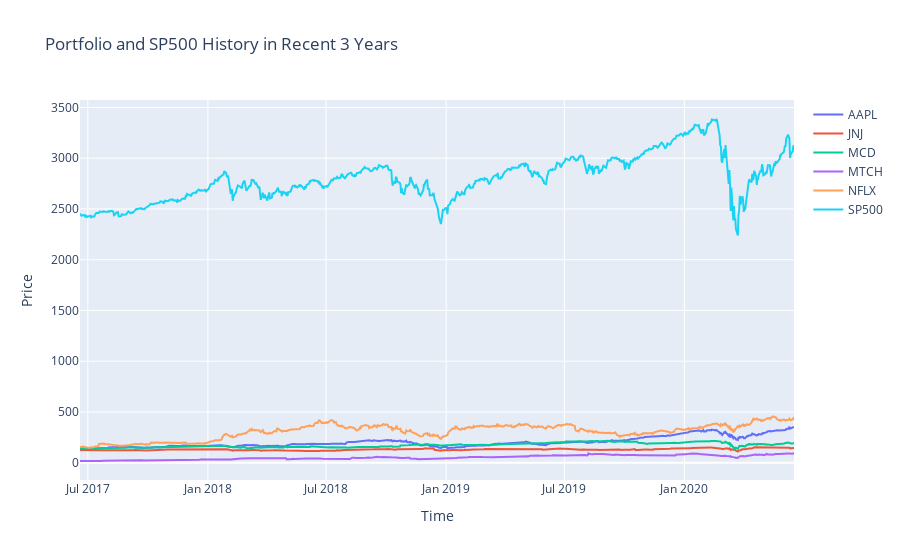

Write notebook code for a chart like this one.
### Code cell
#plot the portfolio & SP500 history in recent 3 years

graph_one = []
for stock in merged_portfolio_sp500_three_years.columns.tolist():
      x_val = merged_portfolio_sp500_three_years.index.tolist()
      y_val = merged_portfolio_sp500_three_years[stock].tolist()
      graph_one.append(
          go.Scatter(
          x = x_val,
          y = y_val,
          mode = 'lines',
          name = stock
          )
      )
layout_one = dict(title = 'Portfolio and SP500 History in Recent 3 Years',
                xaxis = dict(title = 'Time',
                  ),
                yaxis = dict(title = 'Price'),
                )

fig = go.Figure(data=graph_one, layout=layout_one)
fig.show()

### Figure 1 — Plotly figure (JSON) as saved in the notebook; plotly's stock layout.template omitted (floating-point values rounded to 4 significant figures; data arrays with more than 128 entries replaced by an {"elided": "..."} marker saying what was removed)
{"data": [{"mode": "lines", "name": "AAPL", "type": "scatter", "x": {"elided": "755 str values"}, "y": {"elided": "755 float values"}}, {"mode": "lines", "name": "JNJ", "type": "scatter", "x": {"elided": "755 str values"}, "y": {"elided": "755 float values"}}, {"mode": "lines", "name": "MCD", "type": "scatter", "x": {"elided": "755 str values"}, "y": {"elided": "755 float values"}}, {"mode": "lines", "name": "MTCH", "type": "scatter", "x": {"elided": "755 str values"}, "y": {"elided": "755 float values"}}, {"mode": "lines", "name": "NFLX", "type": "scatter", "x": {"elided": "755 str values"}, "y": {"elided": "755 float values"}}, {"mode": "lines", "name": "SP500", "type": "scatter", "x": {"elided": "755 str values"}, "y": {"elided": "755 float values"}}], "layout": {"title": {"text": "Portfolio and SP500 History in Recent 3 Years"}, "xaxis": {"title": {"text": "Time"}}, "yaxis": {"title": {"text": "Price"}}}}
